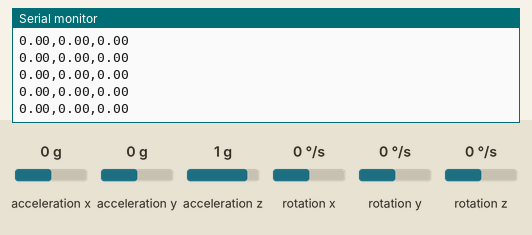
This sketch was run on a simulated Arduino Uno, built with avr-gcc and run on an emulated ATmega328P. On the bench: the last lines printed to the serial monitor. The inputs (shaded band) are chosen by the test bench; at power-on: acceleration x 0 g, acceleration y 0 g, acceleration z 1 g, rotation z 0 °/s, rotation x 0 °/s, rotation y 0 °/s.

Above: at 1.2 s.
1.3 s: acceleration x set to -1.4 g
At 2.2 s:
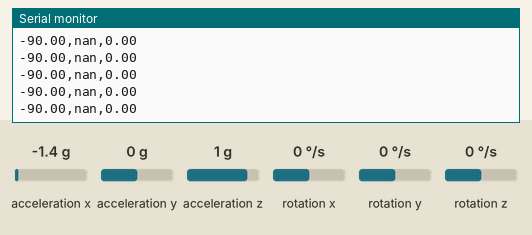
3.2 s: acceleration y set to -1.4 g
At 4.3 s:
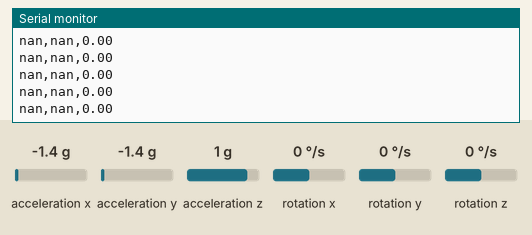
5.1 s: acceleration x set to -0.8 g
At 6.1 s:
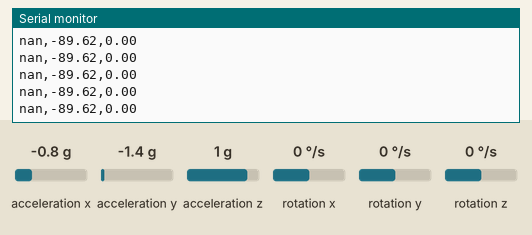
7.0 s: acceleration z set to -1.4 g
At 7.7 s:
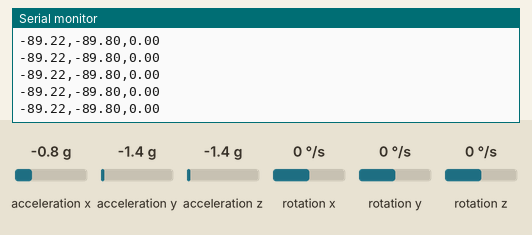
8.5 s: rotation z set to -192 °/s
At 9.0 s:
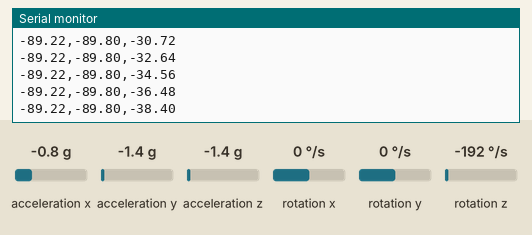
Timing chart, 0 to 11.0 s (numbered marks = the images above; inputs shaded):
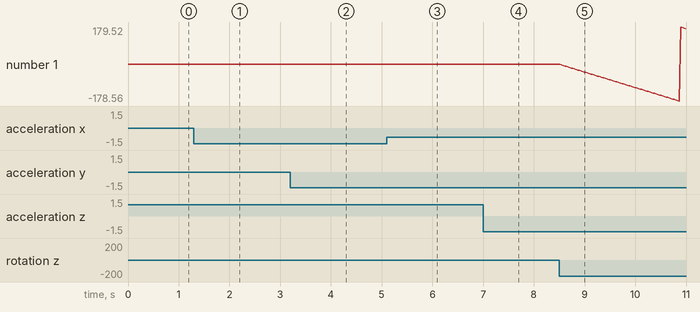

Measured:
- after the input at 1.3 s, the serial monitor: prints a new line at once (image 1)
- after the input at 3.2 s, the serial monitor: prints a new line at once (image 2)
- after the input at 5.1 s, the serial monitor: prints a new line at once (image 3)
- after the input at 7.0 s, the serial monitor: prints a new line at once (image 4)
- after the input at 8.5 s, the serial monitor: prints a new line at once (image 5)
- plotted number 1: 0 → 171.84 after the input at 8.5 s

The sketch:

MPU.ino.ino
```cpp
#include <Wire.h>
#include <MPU6050.h>

MPU6050 mpu;
float pitch, roll, yaw;

void setup() {
  Serial.begin(115200);
  Wire.begin();
  mpu.initialize();
  if (!mpu.testConnection()) {
    Serial.println("MPU6050 connection failed!");
    while (1);
  }
  Serial.println("MPU6050 ready!");
}

void loop() {
  int16_t ax, ay, az;
  int16_t gx, gy, gz;
  mpu.getMotion6(&ax, &ay, &az, &gx, &gy, &gz);

  // Convert accelerometer data to angles
  pitch = atan2(ax, sqrt(ay * ay + az * az)) * 180.0 / M_PI;
  roll  = atan2(ay, sqrt(ax * ax + az * az)) * 180.0 / M_PI;
  yaw   += gz * (1.0 / 131.0) * 0.01; // simple gyro integration

  // Keep yaw bounded
  if (yaw > 180) yaw -= 360;
  if (yaw < -180) yaw += 360;

  // Send comma-separated pitch, roll, yaw
  Serial.print(pitch, 2);
  Serial.print(",");
  Serial.print(roll, 2);
  Serial.print(",");
  Serial.println(yaw, 2);

  delay(20); // ~50Hz
}
```
